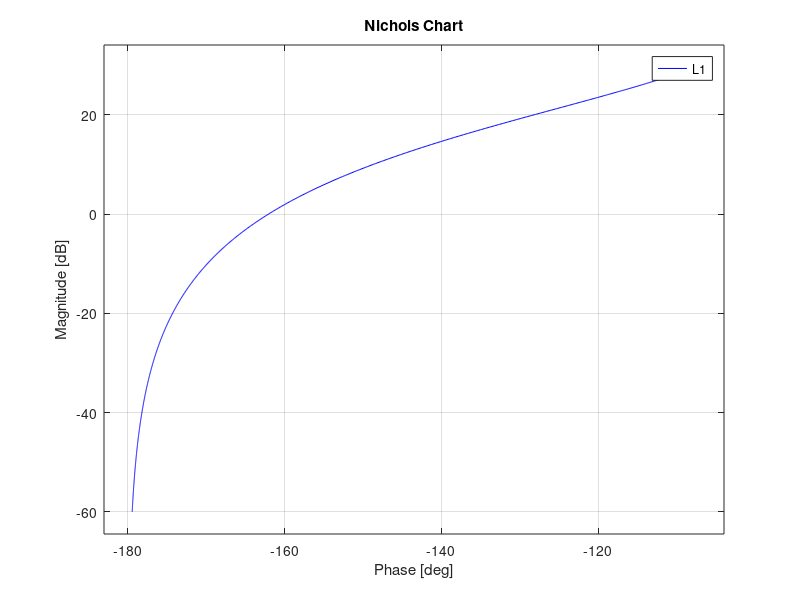

Write the MATLAB code that produced this figure. (Note: this script raises an error after producing the figure.)
clear all
close all
clc
s = tf('s');

G = 0.5/(s*(1+s))

Kc = 20
C_ss = Kc;

L1 = G*C_ss;

tp = 1.06;
sp = 1.36;
Tp = 0.42;
Sp = 2.67;
wc_des = 3;

figure(1)
nichols(L1,'b'),hold on
T_grid(Tp)
S_grid(Sp)

%lead network 
mD = 12
wnorm = 3
wD=wc_des/wnorm;
C_D=(1+s/wD)/(1+s/(mD*wD));
L2=C_D*L1;
C=C_ss*C_D;

figure(1)
nichols(L2,'r')

%lag network
mI = 10^(10/20)
alpha = 10;
wI = wc_des/(alpha*mI)
C_I = (1+s/(mI*wI))/(1+s/wI)
L3 = L2*C_I;
C=C*C_I

figure(1)
nichols(L3,'k')
return





